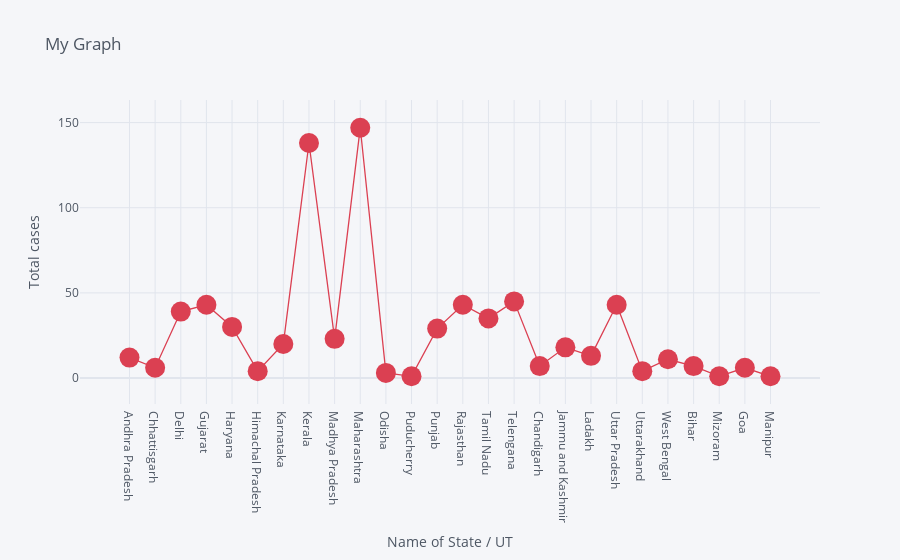
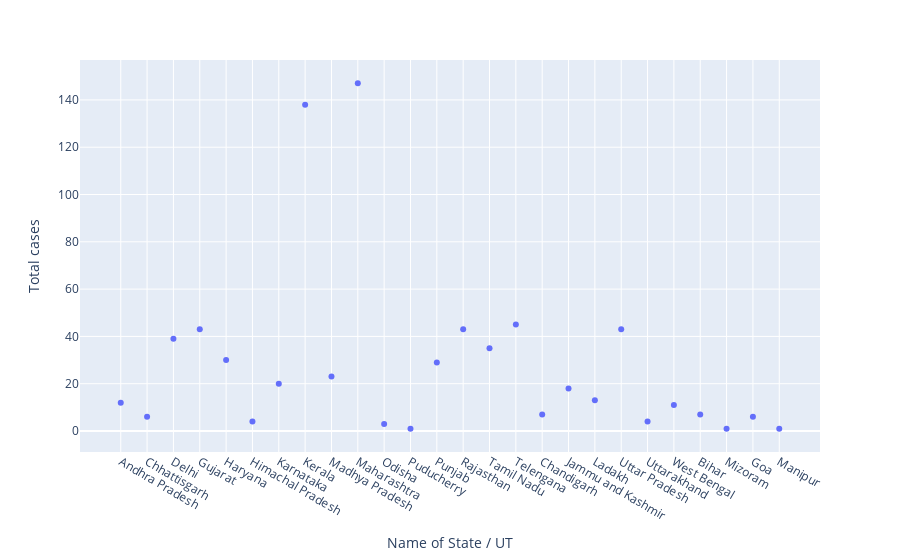

Write notebook code for charts like these, in order.
### Code cell
df.iplot(kind='scatter', x= 'Name of State / UT', y='Total cases', mode='markers+lines',title='My Graph',xTitle='Name of State / UT', yTitle='Total cases',color='red',size=20)
px.scatter(df, x= 'Name of State / UT', y='Total cases')

### Figure 1 — Plotly figure (JSON) as saved in the notebook; plotly's stock layout.template omitted (floating-point values rounded to 4 significant figures)
{"data": [{"line": {"color": "rgba(219, 64, 82, 1.0)", "dash": "solid", "shape": "linear", "width": 1.3}, "marker": {"size": 20, "symbol": "circle"}, "mode": "markers+lines", "name": "Total cases", "text": "", "type": "scatter", "x": ["Andhra Pradesh", "Chhattisgarh", "Delhi", "Gujarat", "Haryana", "Himachal Pradesh", "Karnataka", "Kerala", "Madhya Pradesh", "Maharashtra", "Odisha", "Puducherry", "Punjab", "Rajasthan", "Tamil Nadu", "Telengana", "Chandigarh", "Jammu and Kashmir", "Ladakh", "Uttar Pradesh", "Uttarakhand", "West Bengal", "Bihar", "Mizoram", "Goa", "Manipur"], "y": [12, 6, 39, 43, 30, 4, 20, 138, 23, 147, 3, 1, 29, 43, 35, 45, 7, 18, 13, 43, 4, 11, 7, 1, 6, 1]}], "layout": {"legend": {"bgcolor": "#F5F6F9", "font": {"color": "#4D5663"}}, "paper_bgcolor": "#F5F6F9", "plot_bgcolor": "#F5F6F9", "title": {"font": {"color": "#4D5663"}, "text": "My Graph"}, "xaxis": {"gridcolor": "#E1E5ED", "showgrid": true, "tickfont": {"color": "#4D5663"}, "title": {"font": {"color": "#4D5663"}, "text": "Name of State / UT"}, "zerolinecolor": "#E1E5ED"}, "yaxis": {"gridcolor": "#E1E5ED", "showgrid": true, "tickfont": {"color": "#4D5663"}, "title": {"font": {"color": "#4D5663"}, "text": "Total cases"}, "zerolinecolor": "#E1E5ED"}}}

### Figure 2 — Plotly figure (JSON) as saved in the notebook; plotly's stock layout.template omitted (floating-point values rounded to 4 significant figures)
{"data": [{"hoverlabel": {"namelength": 0}, "hovertemplate": "Name of State / UT=%{x}<br>Total cases=%{y}", "legendgroup": "", "marker": {"color": "#636efa", "symbol": "circle"}, "mode": "markers", "name": "", "showlegend": false, "type": "scatter", "x": ["Andhra Pradesh", "Chhattisgarh", "Delhi", "Gujarat", "Haryana", "Himachal Pradesh", "Karnataka", "Kerala", "Madhya Pradesh", "Maharashtra", "Odisha", "Puducherry", "Punjab", "Rajasthan", "Tamil Nadu", "Telengana", "Chandigarh", "Jammu and Kashmir", "Ladakh", "Uttar Pradesh", "Uttarakhand", "West Bengal", "Bihar", "Mizoram", "Goa", "Manipur"], "xaxis": "x", "y": [12, 6, 39, 43, 30, 4, 20, 138, 23, 147, 3, 1, 29, 43, 35, 45, 7, 18, 13, 43, 4, 11, 7, 1, 6, 1], "yaxis": "y"}], "layout": {"legend": {"tracegroupgap": 0}, "margin": {"t": 60}, "xaxis": {"anchor": "y", "domain": [0, 1], "title": {"text": "Name of State / UT"}}, "yaxis": {"anchor": "x", "domain": [0, 1], "title": {"text": "Total cases"}}}}
